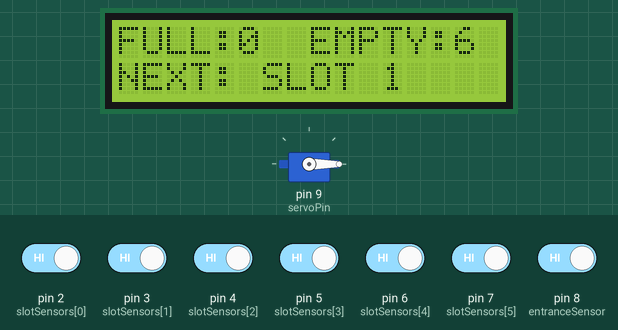
This sketch was run on a simulated Arduino Uno, built with avr-gcc and run on an emulated ATmega328P. Shown: servo, 16×2 character LCD. The inputs (shaded band) are chosen by the test bench; at power-on: pin 2 (slotSensors[0]), pin 3 (slotSensors[1]), pin 4 (slotSensors[2]), pin 5 (slotSensors[3]), pin 6 (slotSensors[4]), pin 7 (slotSensors[5]), pin 8 (entranceSensor) HIGH. What the sketch prints to the serial monitor is not drawn.

Above: at 3.2 s.
3.3 s: pin 8 (entranceSensor) driven LOW
At 5.1 s:
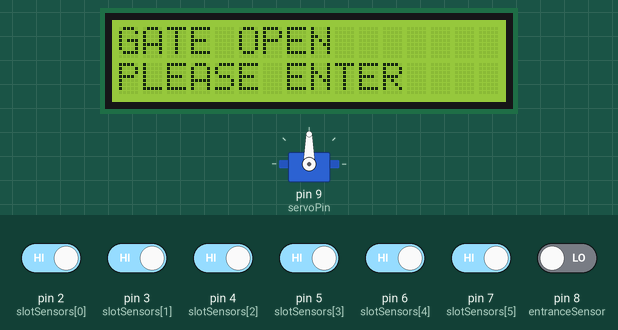
6.3 s: pin 2 (slotSensors[0]) driven LOW
At 7.3 s:
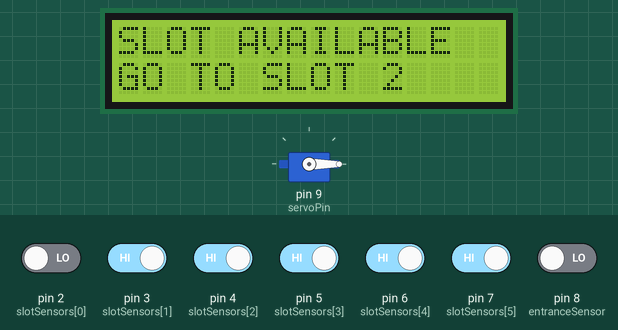
8.9 s: pin 3 (slotSensors[1]) driven LOW
At 10.9 s:
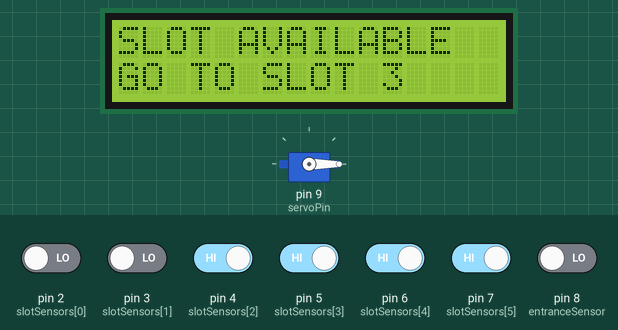
11.9 s: pin 4 (slotSensors[2]) driven LOW
At 14.4 s:
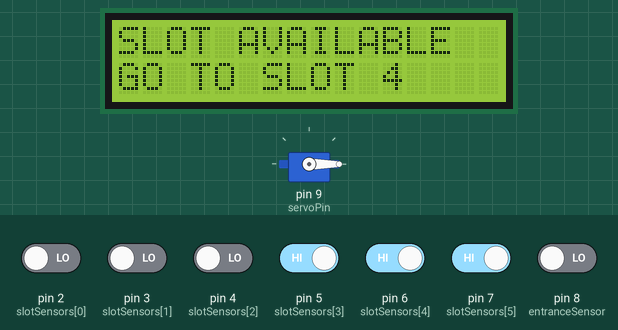
14.9 s: pin 5 (slotSensors[3]) driven LOW
At 17.9 s:
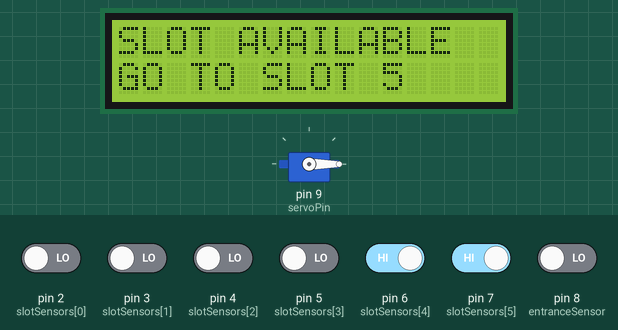
Timing chart, 0 to 18.9 s (numbered marks = the images above; inputs shaded):
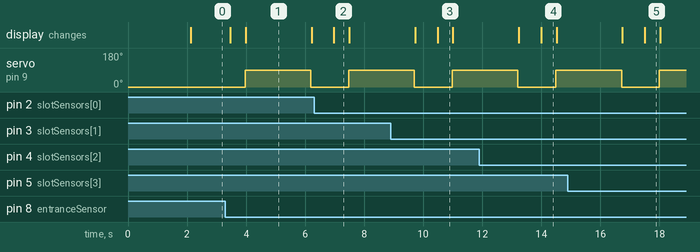

The sketch:

SmartParkingSystem.ino
```cpp
#include <Wire.h>
#include <LiquidCrystal_I2C.h>
#include <Servo.h>

// ---------------- PIN DEFINITIONS ----------------

// Parking slot IR sensors
const int slotSensors[6] = {2, 3, 4, 5, 6, 7};

// Vehicle detection at entrance
const int entranceSensor = 8;

// Servo
const int servoPin = 9;

// ---------------- LCD ----------------

LiquidCrystal_I2C lcd(0x27, 16, 2);

// ---------------- SERVO ----------------

Servo gateServo;

const int GATE_CLOSED = 0;
const int GATE_OPEN = 90;

// ---------------- SENSOR SETTINGS ----------------

// Most IR obstacle sensors give LOW when an object is detected.
// If your sensor behaves opposite to this, change LOW to HIGH.
const int VEHICLE_DETECTED = LOW;

// ---------------- SETUP ----------------

void setup() {

  Serial.begin(9600);

  // Configure parking sensors
  for (int i = 0; i < 6; i++) {
    pinMode(slotSensors[i], INPUT_PULLUP);
  }

  // Configure entrance sensor
  pinMode(entranceSensor, INPUT_PULLUP);

  // Servo
  gateServo.attach(servoPin);
  gateServo.write(GATE_CLOSED);

  // LCD
  lcd.init();
  lcd.backlight();

  lcd.clear();
  lcd.setCursor(0, 0);
  lcd.print("SMART PARKING");
  lcd.setCursor(0, 1);
  lcd.print("SYSTEM READY");

  delay(2000);

  lcd.clear();
}

// ---------------- MAIN LOOP ----------------

void loop() {

  int occupied = 0;
  int empty = 0;
  int firstEmptySlot = -1;

  // Check all six parking slots
  for (int i = 0; i < 6; i++) {

    bool vehiclePresent = (digitalRead(slotSensors[i]) == VEHICLE_DETECTED);

    if (vehiclePresent) {
      occupied++;
    }
    else {
      empty++;

      // Remember the first available slot
      if (firstEmptySlot == -1) {
        firstEmptySlot = i;
      }
    }
  }

  // Display current parking status
  displayParkingStatus(occupied, empty);

  // Check whether a vehicle is waiting at the entrance
  bool vehicleAtEntrance =
      (digitalRead(entranceSensor) == VEHICLE_DETECTED);

  if (vehicleAtEntrance) {

    Serial.println("Vehicle detected at entrance.");

    if (empty > 0) {

      Serial.print("Available slot: ");
      Serial.println(firstEmptySlot + 1);

      // Tell driver which slot to use
      lcd.clear();

      lcd.setCursor(0, 0);
      lcd.print("SLOT AVAILABLE");

      lcd.setCursor(0, 1);
      lcd.print("GO TO SLOT ");
      lcd.print(firstEmptySlot + 1);

      delay(500);

      // Open gate
      openGate();

      // Wait while vehicle passes
      delay(2000);

      // Close gate
      closeGate();

      delay(200);

    }
    else {

      // All six slots occupied
      lcd.clear();

      lcd.setCursor(0, 0);
      lcd.print("PARKING FULL");

      lcd.setCursor(0, 1);
      lcd.print("PLEASE WAIT");

      Serial.println("Parking Full.");

      // Keep gate closed
      gateServo.write(GATE_CLOSED);

      delay(2000);
    }
  }

  delay(300);
}

// ---------------- DISPLAY STATUS ----------------

void displayParkingStatus(int occupied, int empty) {

  lcd.clear();

  lcd.setCursor(0, 0);
  lcd.print("FULL:");
  lcd.print(occupied);

  lcd.setCursor(8, 0);
  lcd.print("EMPTY:");
  lcd.print(empty);

  if (empty > 0) {

    // Find first available slot
    int availableSlot = -1;

    for (int i = 0; i < 6; i++) {

      if (digitalRead(slotSensors[i]) != VEHICLE_DETECTED) {
        availableSlot = i + 1;
        break;
      }
    }

    lcd.setCursor(0, 1);
    lcd.print("NEXT: SLOT ");
    lcd.print(availableSlot);

  }
  else {

    lcd.setCursor(0, 1);
    lcd.print("PARKING FULL");
  }
}

// ---------------- OPEN GATE ----------------

void openGate() {

  Serial.println("Opening gate...");

  gateServo.write(GATE_OPEN);

  lcd.clear();
  lcd.setCursor(0, 0);
  lcd.print("GATE OPEN");
  lcd.setCursor(0, 1);
  lcd.print("PLEASE ENTER");

  delay(200);
}

// ---------------- CLOSE GATE ----------------

void closeGate() {

  Serial.println("Closing gate...");

  gateServo.write(GATE_CLOSED);

  lcd.clear();
  lcd.setCursor(0, 0);
  lcd.print("GATE CLOSED");
  lcd.setCursor(0, 1);
  lcd.print("DRIVE SAFELY");

  delay(200);
}
```

Measured:
- after the input at 3.3 s, servo on pin 9 (servoPin): 0° → 90° after 0.67 s, → 0° 2.2 s later; the display: first changes after 0.17 s (image 1 shows a later state)
- what the display in image 1 shows lasts 2.2 s, from 4.0 s to 6.2 s
- what the display in image 2 shows lasts 0.5 s, from 7.0 s to 7.5 s
